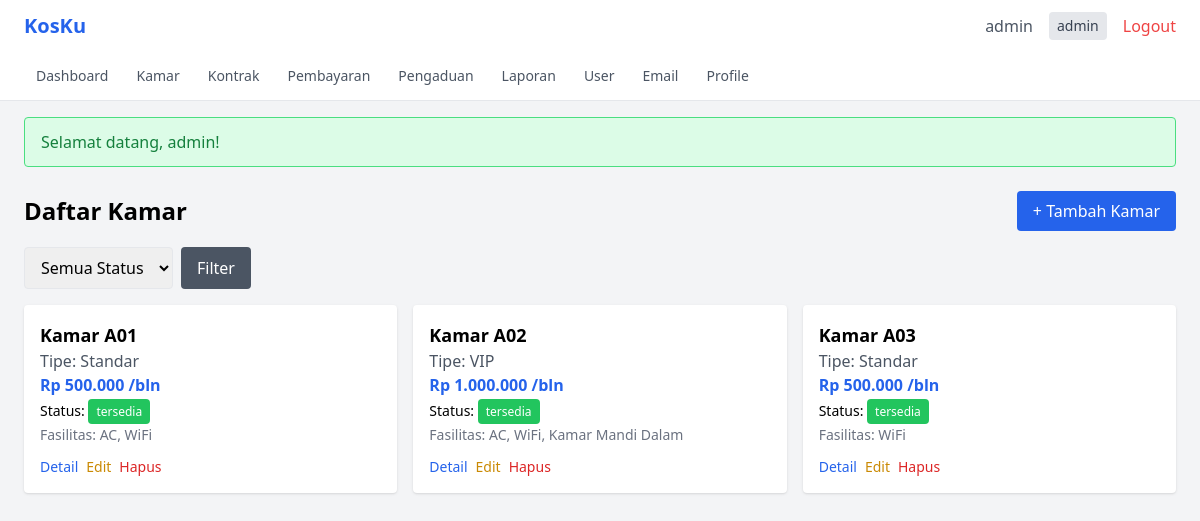
Before: /kamar/index (signed in) with the older database file.
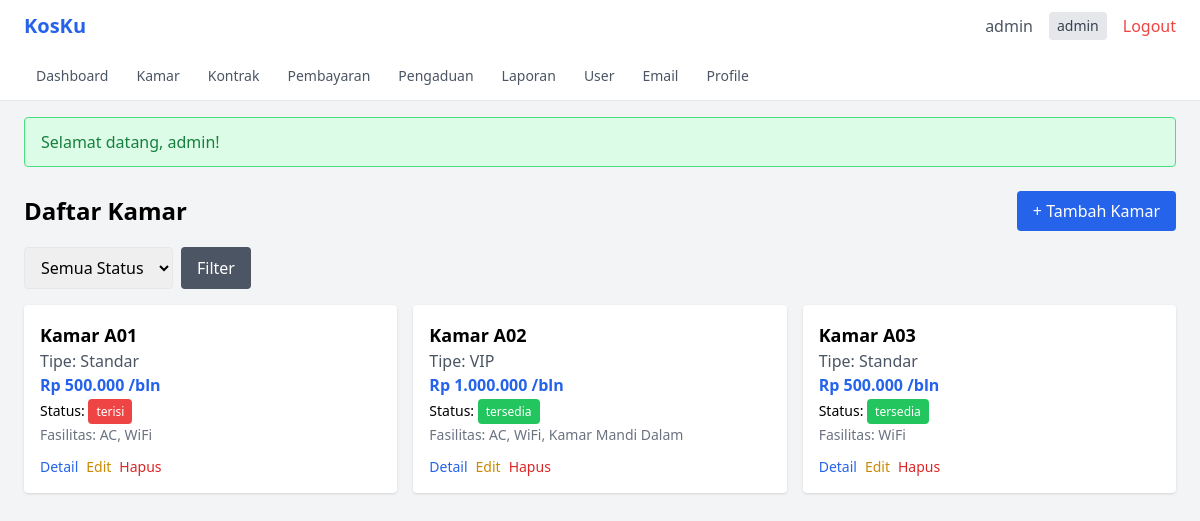
After: the same page with the newer database file.
### tables this page shows
CREATE TABLE kamar (
    id INT AUTO_INCREMENT PRIMARY KEY,
    nomor_kamar VARCHAR(10) NOT NULL UNIQUE,
    tipe VARCHAR(50),
    harga DECIMAL(12,2) NOT NULL,
    kapasitas INT DEFAULT 1,
    fasilitas TEXT,
    status ENUM('tersedia', 'terisi', 'maintenance') NOT NULL DEFAULT 'tersedia',
    foto VARCHAR(255),
    created_at TIMESTAMP DEFAULT CURRENT_TIMESTAMP
);

### src/Controllers/KamarController.php (called while the page is built, shortened)
<?php
class KamarController
{
    private Kamar $kamar;
    public function __construct()
    {
        $this->kamar = new Kamar();
    }
    public function index(): void
    {
        $filter = '';
        $params = [];
        $data = $this->kamar->getAll($filter, $params);
        require_once __DIR__ . '/../../views/kamar/index.php';
    }
}

### public/index.php (called while the page is built, shortened)
<?php
$requestUri = $_SERVER['REQUEST_URI'] ?? '/';
$requestUri = parse_url($requestUri, PHP_URL_PATH);
$requestUri = ltrim($requestUri, '/');
$url = !empty($requestUri) ? $requestUri : ($_GET['url'] ?? '');
$url = rtrim($url, '/');
$url = filter_var($url, FILTER_SANITIZE_URL);
$url = explode('/', $url);
$controllerName = !empty($url[0]) ? ucfirst($url[0]) . 'Controller' : 'AuthController';
$defaultMethod = $controllerName === 'AuthController' ? 'login' : 'index';
$methodName = $url[1] ?? $defaultMethod;
$params = array_slice($url, 2);
$controller = new $controllerClass();
call_user_func_array([$controller, $methodName], $params);

### src/Models/Kamar.php (called while the page is built, shortened)
<?php
class Kamar
{
    private PDO $db;
    public function __construct()
    {
        $this->db = Database::getConnection();
    }
    public function getAll(string $filter = '', array $params = []): array
    {
        $sql = "SELECT * FROM kamar WHERE 1=1 $filter ORDER BY nomor_kamar";
        $stmt = $this->db->prepare($sql);
        $stmt->execute($params);
        return $stmt->fetchAll();
    }
}

### config/database.php (called while the page is built, shortened)
<?php
class Database
{
    private static ?PDO $instance = null;
    private static string $host = 'localhost';
    private static string $dbname = 'kos_management';
    private static string $user = 'root';
    private static string $pass = '';
    private static string $charset = 'utf8mb4';
    public static function getConnection(): PDO
    {
        if (self::$instance === null) {
            try {
                $dsn = "mysql:host=" . self::$host . ";dbname=" . self::$dbname . ";charset=" . self::$charset;
                self::$instance = new PDO($dsn, self::$user, self::$pass, [
                    PDO::ATTR_ERRMODE => PDO::ERRMODE_EXCEPTION,
                    PDO::ATTR_DEFAULT_FETCH_MODE => PDO::FETCH_ASSOC,
                    PDO::ATTR_EMULATE_PREPARES => false,
                ]);
            } catch (PDOException $e) {
                die("Database connection failed: " . $e->getMessage());
            }
        }
        return self::$instance;
    }
}

### src/Helpers/Security.php (called while the page is built, shortened)
<?php
class Security
{
    public static function escapeHtml(string $data): string
    {
        return htmlspecialchars($data, ENT_QUOTES | ENT_HTML5, 'UTF-8');
    }
}

### views/kamar/index.php (the view, shortened to what this page needs)
<?php
require_once __DIR__ . '/../../src/Helpers/Security.php';
$role = $_SESSION['user_role'] ?? '';
$isOwner = in_array($role, ['admin', 'pemilik']);
?>
<?php require_once __DIR__ . '/../layouts/header.php'; ?>
<div class="max-w-7xl mx-auto">
    <div class="flex justify-between items-center mb-4">
        <h1 class="text-2xl font-bold">Daftar Kamar</h1>
        <?php if ($isOwner): ?>
        <a href="/kamar/create" class="bg-blue-600 text-white px-4 py-2 rounded hover:bg-blue-700">+ Tambah Kamar</a>
        <?php endif; ?>
    </div>
    <form method="GET" class="mb-4 flex gap-2">
        <select name="status" class="border rounded px-3 py-2">
            <option value="">Semua Status</option>
        </select>
        <button type="submit" class="bg-gray-600 text-white px-4 py-2 rounded">Filter</button>
    </form>
    <div class="grid grid-cols-1 md:grid-cols-2 lg:grid-cols-3 gap-4">
        <?php foreach ($data as $row): ?>
        <div class="bg-white rounded shadow p-4">
            <h2 class="text-lg font-semibold">Kamar <?= Security::escapeHtml($row['nomor_kamar']) ?></h2>
            <p class="text-gray-600">Tipe: <?= Security::escapeHtml($row['tipe']) ?></p>
            <p class="text-blue-600 font-bold">Rp <?= number_format($row['harga'], 0, ',', '.') ?> /bln</p>
            <p class="text-sm mt-1">
                Status:
                <span class="px-2 py-1 rounded text-white text-xs
                    <?= $row['status'] == 'tersedia' ? 'bg-green-500' : ($row['status'] == 'terisi' ? 'bg-red-500' : 'bg-yellow-500') ?>">
                    <?= Security::escapeHtml($row['status']) ?>
                </span>
            </p>
            <p class="text-gray-500 text-sm mt-1">Fasilitas: <?= Security::escapeHtml($row['fasilitas']) ?></p>
            <div class="mt-3 flex gap-2">
                <a href="/kamar/detail/<?= $row['id'] ?>" class="text-blue-600 text-sm">Detail</a>
                <?php if ($isOwner): ?>
                <a href="/kamar/edit/<?= $row['id'] ?>" class="text-yellow-600 text-sm">Edit</a>
                <a href="/kamar/delete/<?= $row['id'] ?>" class="text-red-600 text-sm" onclick="return confirm('Yakin hapus?')">Hapus</a>
                <?php endif; ?>
            </div>
        </div>
        <?php endforeach; ?>
    </div>
</div>
<?php require_once __DIR__ . '/../layouts/footer.php'; ?>

Changed rows visible on the page:
changed kamar "AC, WiFi": status "tersedia" → "terisi"
